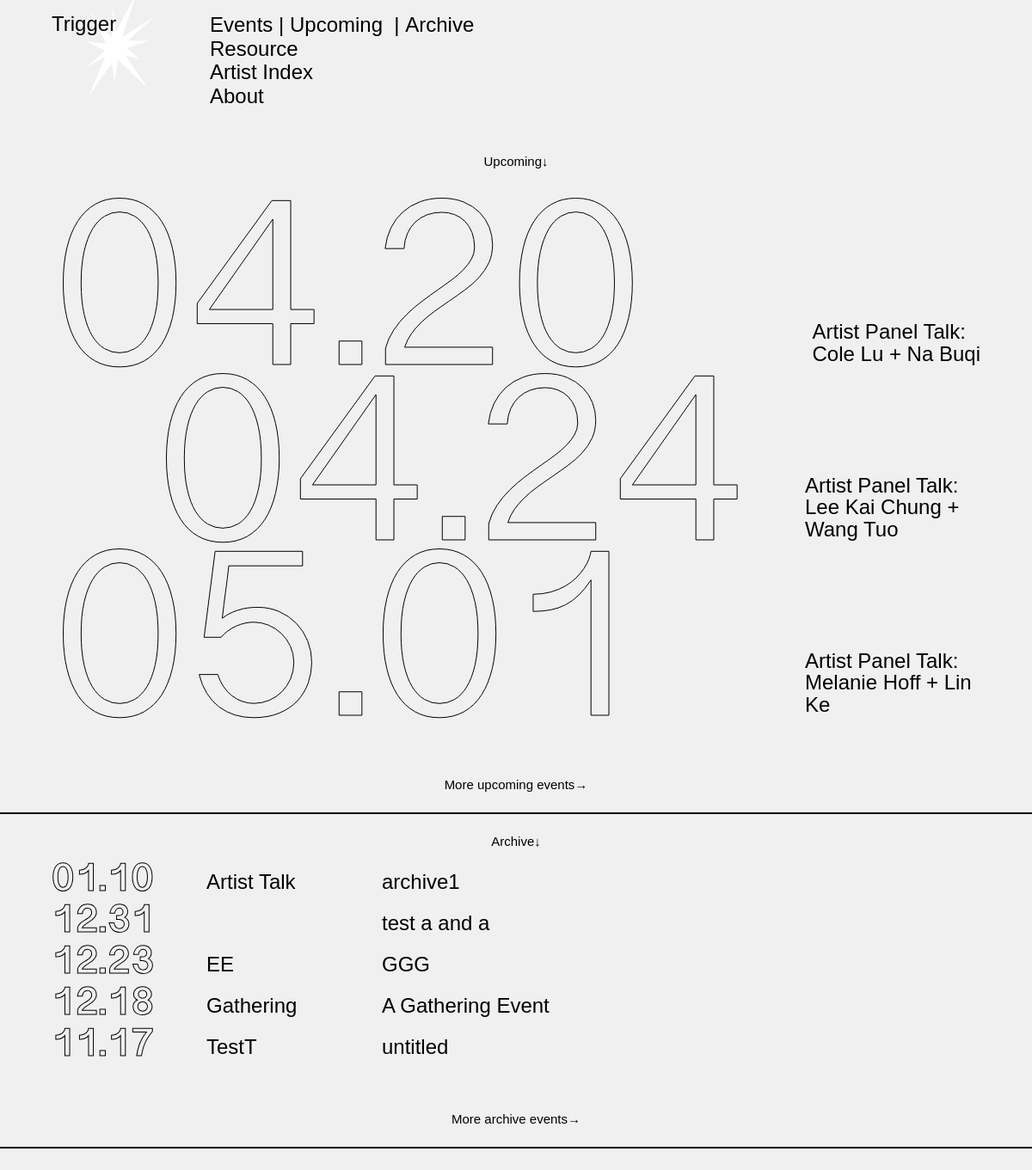
The page / on the database its author committed.
### tables this page shows
CREATE TABLE `objects` (
  `id` int(10) unsigned NOT NULL AUTO_INCREMENT,
  `active` int(1) unsigned NOT NULL DEFAULT '1',
  `created` datetime DEFAULT NULL,
  `modified` datetime DEFAULT NULL,
  `rank` int(10) unsigned DEFAULT NULL,
  `name1` tinytext,
  `name2` tinytext,
  `url` tinytext,
  `email` tinytext,
  `begin` datetime DEFAULT NULL,
  `end` datetime DEFAULT NULL,
  `date` datetime DEFAULT NULL,
  `head` tinytext,
  `main_two` mediumblob,
  `notes` mediumblob,
  `event_date` datetime DEFAULT NULL,
  `location` text,
  `cato` tinytext,
  `event_time` datetime DEFAULT NULL,
  `main_one` mediumblob,
  `website` text,
  `exhibit` text,
  `reading` text,
  `qanda` mediumblob,
  `thumbnail` tinytext,
  `reading_fromid` int(10) DEFAULT NULL,
  `reading_toid` int(10) DEFAULT NULL,
  PRIMARY KEY (`id`)
);

### controller/head_controller.php (called while the page is built, shortened)
<?
$oo = new Objects();
require_once('views/head.php');
?>

### controller/nav_controller.php (called while the page is built)
<?
$menu_items = $oo->children(0);
foreach($menu_items as $key => $mi){
	if($mi['url'] == 'events'){
		$menu_items[$key]['submenu'] = $oo->children($mi['id']);
	}
}
require_once('views/nav.php');

### open-records-generator/models/objects.php (called while the page is built, shortened)
<?
class Objects extends Model
{
	public function children($o)
	{
		$fields = array("objects.*");
		$tables = array("objects", "wires");
		$where	= array("wires.fromid = '".$o."'",
						"wires.active = 1",
						"wires.toid = objects.id",
						"objects.active = '1'");
		$order 	= array("objects.rank", "objects.begin", "objects.end", "objects.name1");
		return $this->get_all($fields, $tables, $where, $order);
	}
}
?>

### open-records-generator/models/model.php (called while the page is built, shortened)
<?
class Model
{
	public static function get_all(	$fields = array("*"),
									$tables = array("objects"),
									$where = array(),
									$order = array(),
									$limit = '',
									$descending = FALSE,
									$distinct = TRUE)
	{
		global $db;
		$sql = "SELECT ";
		if($distinct)
			$sql .= "DISTINCT ";
		$sql .= implode(", ", $fields) . " ";
		$sql .= "FROM " . implode(", ", $tables) . " ";
		if (!empty($where))
			$sql .= "WHERE " . implode(" AND ", $where) . " ";
		if (!empty($order))
			$sql .= "ORDER BY " . implode(", ", $order) . " ";
        if ($descending)
                $sql .= "DESC ";
        if (!empty($limit))
			$sql .= "LIMIT " . $limit;
		$res = $db->query($sql);
		$items = array();
		while ($obj = $res->fetch_assoc())
			$items[] = $obj;
		return $items;
	}
}
?>

### controller/home_controller.php (called while the page is built, shortened)
<?
$ee = new Events();
if(count($uri) < 3){
	$home_upcoming_limit = 4;
	$home_archive_limit = 10;
	$thisView = 'home';
}elseif($uri[2] == "upcoming"){
	$home_upcoming_limit = '';
	$home_archive_limit = 0;
	$thisView = 'upcoming';
}elseif($uri[2] == "archive"){
	$home_upcoming_limit = 0;
	$home_archive_limit = '';
	$thisView = 'archive';
}
if($home_upcoming_limit !== 0){
	$upcoming_events = $ee->get_upcoming($home_upcoming_limit);
}
if($home_archive_limit !== 0){
	$archive_events = $ee->get_archive($home_archive_limit);
}
require_once("views/home.php");
?>

### open-records-generator/models/events.php (called while the page is built, shortened)
<?
class Events extends Objects
{
	public function get_upcoming($limit = '')
	{
		global $db;
		$sql_upcoming = "SELECT id FROM objects WHERE url = 'upcoming' AND active = '1'";
		$res = $db->query($sql_upcoming);
		$upcoming_id = $res->fetch_assoc();
		$upcoming_id = $upcoming_id["id"];
		$fields = array("objects.*");
		$tables = array("objects", "wires");
		$where	= array("wires.fromid = '".$upcoming_id."'",
						"wires.active = 1",
						"wires.toid = objects.id",
						"objects.active = '1'");
		$order 	= array("objects.rank", "objects.event_date", "objects.begin", "objects.end", "objects.name1");
		$upcoming_events = $this->get_all($fields, $tables, $where, $order, $limit);
		return $upcoming_events;
	}
	public function get_archive($limit = '')
	{
		global $db;
		$sql_archive = "SELECT id FROM objects WHERE url = 'archive' AND active = '1'";
		$res = $db->query($sql_archive);
		$archive_id = $res->fetch_assoc();
		$archive_id = $archive_id["id"];
		$fields = array("objects.*");
		$tables = array("objects", "wires");
		$where	= array("wires.fromid = '".$archive_id."'",
						"wires.active = 1",
						"wires.toid = objects.id",
						"objects.active = '1'");
		$order 	= array("objects.rank", "objects.event_date");
		$archive_events = $this->get_all($fields, $tables, $where, $order, $limit, TRUE);
		return $archive_events;
	}
}
?>

### views/home.php (the view, shortened to what this page needs)
<div id = "main_ctner_list_<? echo $thisView; ?>" class = 'main_ctner main_ctner_list'>
	<? if($home_upcoming_limit !== 0){ ?>
	<div id = "upcoming_ctner">
		<? echo ( $thisView == 'home' ) ? '<h4 id = "upcoming_ctner_title" class = "ctner_title">Upcoming&darr;</h4>' : '';
			foreach($upcoming_events as $ue){
			?>
			<a class = "event event_upcoming explodeCtner" href = "/events/upcoming/<? echo $ue['url']; ?>">
				<svg class = 'explode'></svg>
				<h3 class = "event_upcoming_date"><?
					if(!empty($ue['event_date'])){
						echo date("m.d", strtotime($ue['event_date']));
					}
				?></h3>
				<div class = "event_upcoming_info">
					<h4><? echo $ue['cato']; ?>:</h4>
					<h4 class = "event_upcoming_title"><? echo $ue['name1']; ?></h4>
				</div>
			</a>
		<?
		}
		echo ( $thisView == 'home' ) ? '<div id = "more_upcoming" class = "more" ><a  href = "/events/upcoming">More upcoming events&rarr;</a></div>' : '' ;
		?>
	</div>
	<?
	}
	if($home_archive_limit !== 0){
	?>
	<div id = "arch_ctner">
		<? echo ( $thisView == 'home' ) ? '<h4 id = "arch_ctner_title" class = "ctner_title">Archive&darr;</h4>' : '' ;
			foreach($archive_events as $ae){
			?>
			<a class = "event event_arch explodeCtner" href = "/events/archive/<? echo $ae['url']; ?>">
				<svg class = 'explode'></svg>
				<h3 class = "event_arch_date"><?
					if(!empty($ae['event_date'])){
						echo date("m.d", strtotime($ae['event_date']));
					}
				?></h3>
				<h4 class = "event_arch_cato"><? echo $ae['cato']; ?></h4>
				<h4 class = "event_arch_title"><? echo $ae['name1']; ?></h4>
			</a>
		<?
		}
		echo ( $thisView == 'home' ) ? '<div id = "more_archive" class = "more"><a href = "/events/archive">More archive events&rarr;</a></div>':'' ;
		?>
	</div>
	<?
	}
	?>
</div>

### index.php (shortened to what this page needs)
<?php
$request = $_SERVER['REQUEST_URI'];
$requestclean = strtok($request,"?");
$uri = explode('/', $requestclean);
if($uri[1] == "admin-manual")
	require_once('views/admin-manual.php');
else{
	require_once("controller/head_controller.php");
	require_once("controller/nav_controller.php");
	if(!$uri[1] || (count($uri) == 3 && $uri[2] == "upcoming") || (count($uri) == 3 && $uri[2] == "archive") || (count($uri) == 2 && $uri[1] == "events"))
	    require_once('controller/home_controller.php');
	elseif(count($uri) == 4 && $uri[2] == "upcoming")
	    require_once('controller/upcoming_controller.php');
	elseif(count($uri) == 4 && $uri[2] == "archive")
	    require_once('controller/archive_controller.php');
	elseif($uri[1] == "resource")
		require_once('controller/resource_controller.php');
	elseif($uri[1] == "about")
		require_once('controller/about_controller.php');
	elseif($uri[1] == "artist-index")
		require_once('controller/artist-index_controller.php');
	else
		require_once('views/404.php');
	require_once("views/foot.php");
}
?>

### views/head.php (shortened to what this page needs)
<!DOCTYPE html>
<html>
<head>
    <link rel="stylesheet" href="/style/exe.css">
    <link rel="stylesheet" href="https://use.typekit.net/odu6cjg.css">
</head>
<body>

### views/nav.php (shortened to what this page needs)
<div id = "nav" class = "<? echo ($uri[1] == "") ? "" : "folded" ?>">
	<div id = "title" >
		<h1 class = 'logo_explodeCtner'><a href = "/">Trigger</a></h1>
	</div>
	<div id = "menu_ctner">
		<? foreach($menu_items as $mi){
			$this_url = strtolower($mi['url']);
		?>
			<div id = "menu_btn_<? echo $this_url; ?>" class = "menu_btn" >
				<a class = "<?
					if($this_item == 'events') echo ($uri[1] == $this_url || $uri[1] == '') ? 'active' : '' ;
					else echo ($uri[1] == $this_url) ? 'active' : '' ;
					?> explodeCtner"  href = "/<? echo $this_url; ?>">
					<svg class = 'explode'></svg><? echo $mi['name1'] ?>
				</a>
				<? if(isset($mi['submenu'])){
						foreach($mi['submenu'] as $si){
							$this_sub_name = $si['name1'];
							$this_sub_url = strtolower($si['url']);
							?>
							<a class = "<? echo ($uri[2] == $this_sub_url) ? 'active' : '' ?> explodeCtner"  href = "/<? echo $this_url; ?>/<? echo $this_sub_url; ?>">
								<svg class = 'explode'></svg>&nbsp;|&nbsp;<? echo $this_sub_name; ?>&nbsp;</a>
					<? } ?>
				<? } ?>
			</div>
		<? } ?>
	</div>
</div>

### views/foot.php (shortened to what this page needs)
</body>
</html>

### style/exe.css (style rules this page uses)
* { padding: 0; margin: 0; -webkit-box-sizing: border-box; -moz-box-sizing: border-box; box-sizing: border-box; position: relative; position: -webkit-relative; }
html { font-size: 1vw; font-family: neue-haas-grotesk-text, sans-serif; font-weight: 400; font-style: normal; }
body { background-color: #f0f0f0; color: black; }
h1 { font-weight: 400; font-size: 2rem; line-height: 1.05em; }
h3 { font-family: "mala_r"; font-weight: 400; font-style: normal; }
h4 { font-weight: 400; font-size: 2rem; line-height: 1.05em; }
a { color: #000; text-decoration: none; font-style: normal; }
.explode { position: absolute; position: -webkit-absolute; pointer-events: none; z-index: -1; }
#nav { display: grid; grid-template-columns: repeat(12, 1fr); grid-gap: 2vw; position: fixed; position: -webkit-fixed; top: 0; left: 0; z-index: 1000; width: 100vw; max-width: 100%; padding: 1.25vw 5vw 1vw 5vw; background-color: #f0f0f0; }
#nav #title { grid-column: 1/2 span; }
#nav #title a { font-style: normal; }
#nav #menu_ctner { grid-column: 3/8 span; }
#nav #menu_ctner a { font-size: 2rem; line-height: 1.15em; display: inline-block; max-height: 5vw; -webkit-transition: max-height 0.35s; -moz-transition: max-height 0.35s; -ms-transition: max-height 0.35s; -o-transition: max-height 0.35s; transition: max-height 0.35s; }
#nav #menu_ctner .menu_btn { cursor: pointer; display: flex; }
.logo_explodeCtner .explode { width: 100%; height: 10vw; top: -2vw; }
.main_ctner { margin-bottom: 6vw; border-bottom: 2px solid #000; padding-top: 15vw; }
.main_ctner_list { overflow: hidden; }
.main_ctner_list .event { cursor: pointer; color: black; text-decoration: none; display: block; }
.main_ctner_list #upcoming_ctner { padding: 0 5vw; padding-bottom: 2vw; margin-bottom: 2vw; border-bottom: 2px solid #000; }
.main_ctner_list #upcoming_ctner::after { content: ""; display: block; height: 0; clear: both; }
.main_ctner_list #upcoming_ctner #upcoming_ctner_title { margin-bottom: 3vw; }
.main_ctner_list #upcoming_ctner .event_upcoming .event_upcoming_info { position: absolute; position: -webkit-absolute; right: 0; bottom: 1vw; max-width: 17vw; }
.main_ctner_list #upcoming_ctner .event_upcoming .event_upcoming_date { white-space: nowrap; font-size: 24vw; line-height: 0.9em; max-height: 17vw; pointer-events: none; color: black; -webkit-text-fill-color: transparent; -webkit-text-stroke-width: 1px; -webkit-text-stroke-color: black; -webkit-text-fill-color: #f0f0f0; }
.main_ctner_list #upcoming_ctner .event_upcoming:nth-of-type(odd) .event_upcoming_info { margin-left: 1.5vw; }
.main_ctner_list #upcoming_ctner .event_upcoming:nth-of-type(even) .event_upcoming_date { margin-left: 10vw; }
.main_ctner_list .more { font-size: 1.25rem; color: black; margin: 0 auto; text-align: center; margin-top: 5vw; font-weight: 500; }
.main_ctner_list .ctner_title { font-size: 1.25rem; text-align: center; font-weight: 500; margin-bottom: 0.5vw; }
.main_ctner_list #arch_ctner { padding: 0 5vw; padding-bottom: 2vw; }
.main_ctner_list #arch_ctner::after { content: ""; display: block; height: 0; clear: both; }
.main_ctner_list #arch_ctner .event_arch { display: flex; padding-top: 1.5vw; font-size: 2rem; }
.main_ctner_list #arch_ctner .event_arch * { align-self: flex-end; }
.main_ctner_list #arch_ctner .event_arch .event_arch_date { font-family: "mala_b"; font-size: 2em; letter-spacing: 0.02em; line-height: 2.5vw; width: 15vw; color: black; -webkit-text-fill-color: transparent; -webkit-text-stroke-width: 1px; -webkit-text-stroke-color: black; }
.main_ctner_list #arch_ctner .event_arch .event_arch_cato { font-size: 1em; line-height: 2.5vw; width: 17vw; }
.main_ctner_list #arch_ctner .event_arch .event_arch_title { font-size: 1em; line-height: 2.5vw; }

### rows shown on the page
objects: name1 "Events"
objects: name1 "Upcoming"
objects: name1 "Archive"
objects: name1 "Resource"
objects: name1 "Artist Index"
objects: name1 "About"
objects: event_date "04.20", cato "Artist Panel Talk", name1 "Cole Lu + Na Buqi"
objects: event_date "04.24", cato "Artist Panel Talk", name1 "Lee Kai Chung + Wang Tuo"
objects: event_date "05.01", cato "Artist Panel Talk", name1 "Melanie Hoff + Lin Ke"
objects: event_date "01.10", cato "Artist Talk", name1 "archive1"
objects: event_date "12.31", name1 "test a and a"
objects: event_date "12.23", cato "EE", name1 "GGG"
objects: event_date "12.18", cato "Gathering", name1 "A Gathering Event"
objects: event_date "11.17", cato "TestT", name1 "untitled"
